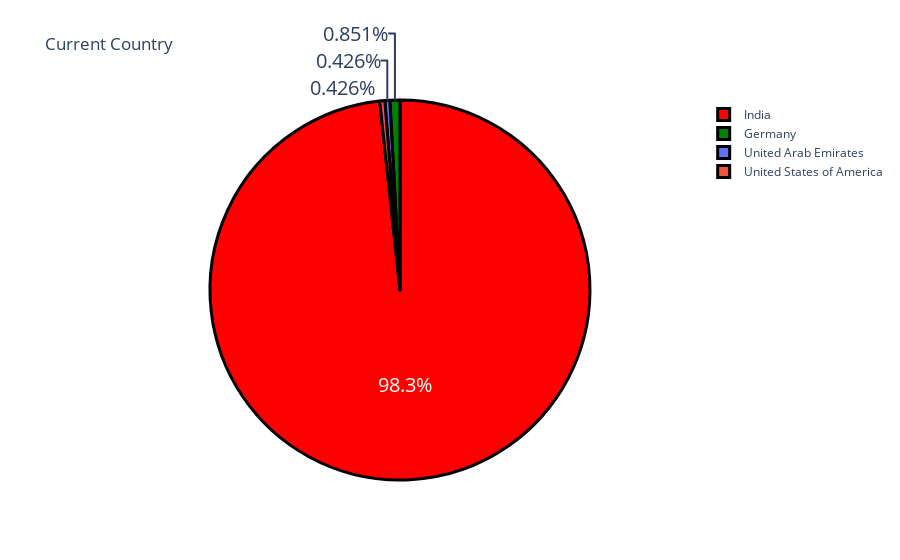

The code cell stored with this chart in its notebook:
### Markdown cell above
# 4.  Visualization: Respondents by Current Country

### Code cell
country = data['Your Current Country.'].value_counts()
label = country.index
counts = country.values
colors = ['red','green']
fig = go.Figure(data = [go.Pie(labels=label, values=counts)])
fig.update_layout(title = "Current Country")
fig.update_traces(hoverinfo = 'label+value', textinfo = 'percent',textfont_size=20, marker = dict(colors = ['red','green'] ,line = dict(color = 'black',width = 3)))
fig.show()

### Figure 1 — Plotly figure (JSON) as saved in the notebook; plotly's stock layout.template omitted (floating-point values rounded to 4 significant figures)
{"data": [{"hoverinfo": "label+value", "labels": ["India", "Germany", "United Arab Emirates", "United States of America"], "marker": {"colors": ["red", "green"], "line": {"color": "black", "width": 3}}, "textfont": {"size": 20}, "textinfo": "percent", "type": "pie", "values": [231, 2, 1, 1]}], "layout": {"autosize": true, "title": {"text": "Current Country"}}}
